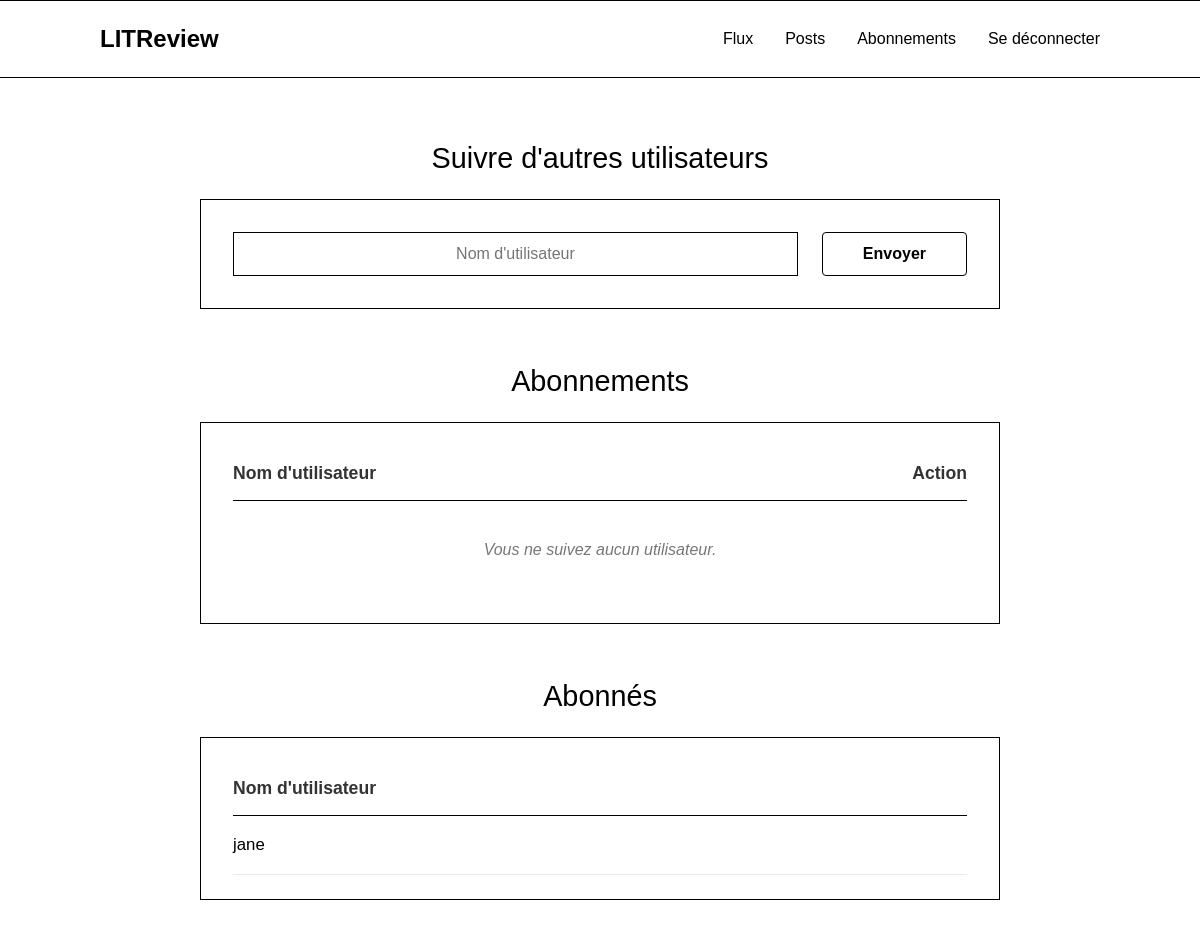
Before: /abonnements/ (signed in) with the older database file.
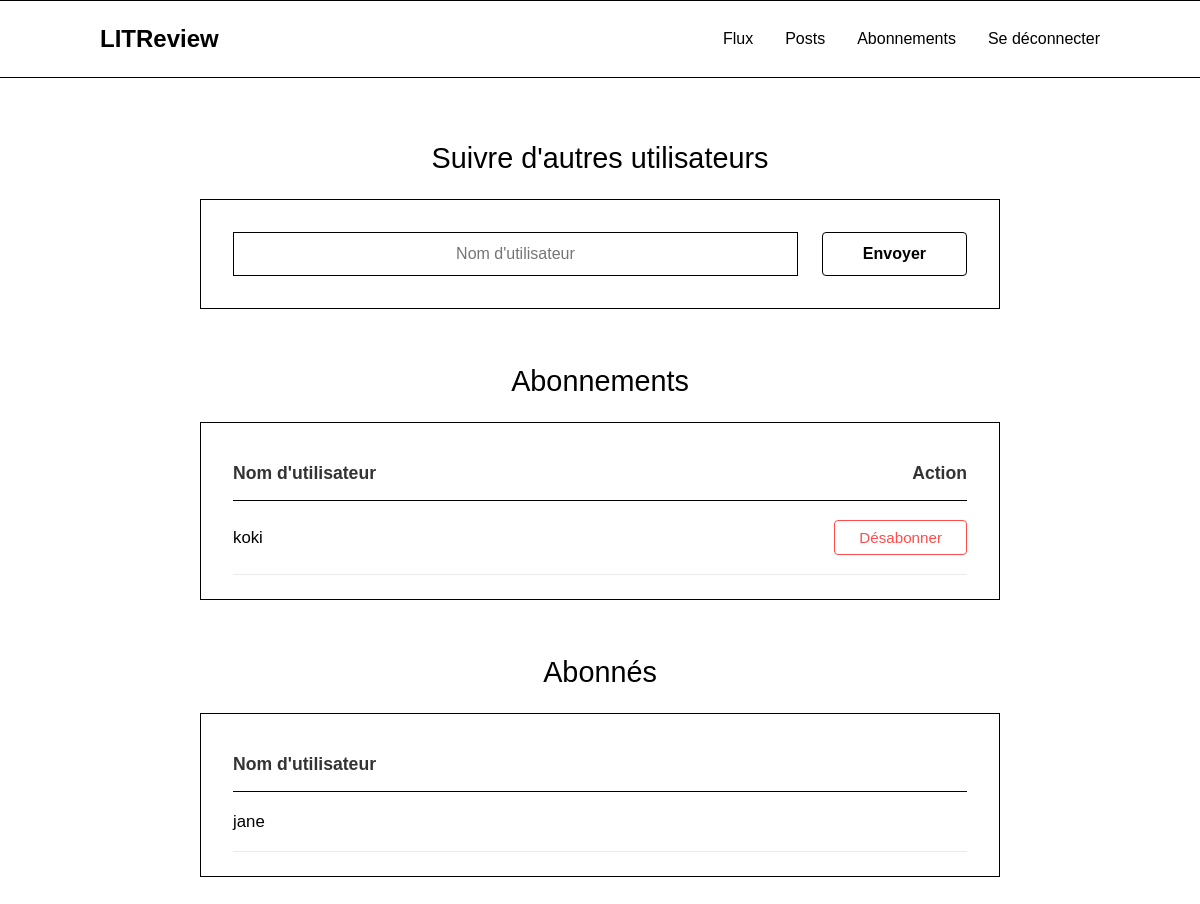
After: the same page with the newer database file.
### reviews/models.py (models this page shows, shortened)
class UserFollows(models.Model):
    user = models.ForeignKey(
        to=settings.AUTH_USER_MODEL, on_delete=models.CASCADE, related_name="following"
    )
    followed_user = models.ForeignKey(
        to=settings.AUTH_USER_MODEL,
        on_delete=models.CASCADE,
        related_name="followed_by",
    )
    class Meta:
        unique_together = (
            "user",
            "followed_user",
        )

### authentication/models.py (models this page shows)
class User(AbstractUser):
    pass

### reviews/views.py (the view)
# urls.py: path("abonnements/", views.abonnements, name="abonnements"),
@login_required
def abonnements(request):
    if request.method == "POST":
        form = FollowUserForm(request.POST)
        if form.is_valid():
            username_to_follow = form.cleaned_data["username"]
            try:
                user_to_follow = User.objects.get(username=username_to_follow)
                if user_to_follow == request.user:
                    messages.error(
                        request, "Vous ne pouvez pas vous abonner à vous-même."
                    )
                elif UserFollows.objects.filter(
                    user=request.user, followed_user=user_to_follow
                ).exists():
                    messages.error(request, f"Vous suivez déjà {username_to_follow}.")
                else:
                    UserFollows.objects.create(
                        user=request.user, followed_user=user_to_follow
                    )
                    messages.success(
                        request,
                        f"Vous êtes maintenant abonné à {username_to_follow}.",
                    )
                    return redirect("abonnements")
            except User.DoesNotExist:
                messages.error(request, "Cet utilisateur n'existe pas.")
    else:
        form = FollowUserForm()
    following = UserFollows.objects.filter(user=request.user)
    followers = UserFollows.objects.filter(followed_user=request.user)
    return render(
        request,
        "reviews/abonnements.html",
        {
            "form": form,
            "following": following,
            "followers": followers,
        },
    )

### reviews/forms.py
class FollowUserForm(forms.Form):
    username = forms.CharField(
        label="Nom d'utilisateur",
        max_length=150,
        widget=forms.TextInput(
            attrs={
                "class": "form-control",
                "placeholder": "Nom d'utilisateur",
                "id": "id_username",
            }
        ),
    )

### templates/reviews/abonnements.html (shortened to what this page needs)
{% extends 'base.html' %}
{% block content %}
<div class="form-container">
    <h2 class="form-title" style="margin-bottom: 1.5rem;">Suivre d'autres utilisateurs</h2>
    <div class="form-section-box" style="padding: 2rem;">
        <form method="post" style="display: flex; gap: 1.5rem; align-items: center; justify-content: center; flex-wrap: wrap;">
            <div style="flex: 1; min-width: 250px;">
                {{ form.username }}
            </div>
            <button type="submit" class="btn" style="padding: 0.75rem 2.5rem; font-size: 1rem; font-weight: bold;">Envoyer</button>
        </form>
    </div>
    <h2 class="form-title" style="margin-top: 3.5rem; margin-bottom: 1.5rem;">Abonnements</h2>
    <div class="form-section-box" style="padding: 1.5rem 2rem;">
        <table style="width: 100%; border-collapse: collapse; text-align: left;">
            <thead>
                <tr style="border-bottom: 1px solid var(--color-border);">
                    <th scope="col" style="padding: 1rem 0; font-weight: bold; font-size: 1.1rem; color: #333;">Nom d'utilisateur</th>
                    <th scope="col" style="padding: 1rem 0; text-align: right; font-weight: bold; font-size: 1.1rem; color: #333;">Action</th>
                </tr>
            </thead>
            <tbody>
                {% for follow in following %}
                    <tr style="border-bottom: 1px solid #eaeaea;">
                        <td style="padding: 1.2rem 0; font-size: 1.05rem; font-weight: 500;">{{ follow.followed_user.username }}</td>
                        <td style="padding: 1.2rem 0; text-align: right;">
                            <a href="{% url 'abonnement_delete' follow.id %}" class="btn btn-danger" style="padding: 0.5rem 1.5rem; font-size: 0.95rem;">Désabonner</a>
                        </td>
                    </tr>
                {% empty %}
                    <tr>
                        <td colspan="2" style="padding: 2.5rem 0; text-align: center; color: #777; font-style: italic; font-size: 1rem;">Vous ne suivez aucun utilisateur.</td>
                    </tr>
                {% endfor %}
            </tbody>
        </table>
    </div>
    <h2 class="form-title" style="margin-top: 3.5rem; margin-bottom: 1.5rem;">Abonnés</h2>
    <div class="form-section-box" style="padding: 1.5rem 2rem;">
        <table style="width: 100%; border-collapse: collapse; text-align: left;">
            <thead>
                <tr style="border-bottom: 1px solid var(--color-border);">
                    <th scope="col" style="padding: 1rem 0; font-weight: bold; font-size: 1.1rem; color: #333;">Nom d'utilisateur</th>
                </tr>
            </thead>
            <tbody>
                {% for follower in followers %}
                    <tr style="border-bottom: 1px solid #eaeaea;">
                        <td style="padding: 1.2rem 0; font-size: 1.05rem; font-weight: 500;">{{ follower.user.username }}</td>
                    </tr>
                {% empty %}
                    <tr>
                        <td style="padding: 2.5rem 0; text-align: center; color: #777; font-style: italic; font-size: 1rem;">Aucun utilisateur ne vous suit pour le moment.</td>
                    </tr>
                {% endfor %}
            </tbody>
        </table>
    </div>
</div>
{% endblock %}

### templates/base.html (shortened to what this page needs)
{% load static %}
<!DOCTYPE html>
<html lang="fr">
<head>
    <link rel="stylesheet" href="{% static 'css/style.css' %}">
</head>
<body>
    <header>
        <div class="header-container">
            <h1 class="brand">LITReview</h1>
            {% if user.is_authenticated %}
            <nav aria-label="Navigation principale" class="nav-menu">
                <a href="{% url 'home' %}">Flux</a>
                <a href="{% url 'posts_list' %}">Posts</a>
                <a href="{% url 'abonnements' %}">Abonnements</a>
                <form method="post" action="{% url 'logout' %}" style="display:inline;">
                    <button type="submit" class="logout-btn">Se déconnecter</button>
                </form>
            </nav>
            {% endif %}
        </div>
    </header>
    <main id="main-content">
        {% block content %}
        {% endblock %}
    </main>
</body>
</html>

### static/css/style.css (style rules this page uses)
:root { --color-background: #ffffff; --color-text: #000000; --color-border: #000000; --color-btn-hover: #f0f0f0; }
body { font-family: Arial, sans-serif; margin: 0; padding: 0; background-color: var(--color-background); color: var(--color-text); }
header { border-top: 1px solid var(--color-border); border-bottom: 1px solid var(--color-border); padding: 1.5rem 0; }
.header-container { display: flex; justify-content: space-between; align-items: center; max-width: 1000px; margin: 0 auto; padding: 0 2rem; }
.brand { font-size: 1.5rem; font-weight: bold; margin: 0; }
.nav-menu { display: flex; align-items: center; gap: 2rem; }
.nav-menu a { color: var(--color-text); text-decoration: none; font-size: 1rem; }
.logout-btn { border: none; background: none; color: var(--color-text); font-size: 1rem; cursor: pointer; padding: 0; font-family: inherit; }
main { max-width: 1000px; margin: 4rem auto; padding: 0 2rem; }
.form-control { width: 100%; padding: 0.75rem; border: 1px solid var(--color-border); box-sizing: border-box; font-size: 1rem; text-align: center; }
.btn { display: inline-block; padding: 0.5rem 1.5rem; background-color: #ffffff; border: 1px solid var(--color-border); color: var(--color-text); font-size: 1rem; cursor: pointer; text-decoration: none; border-radius: 4px; }
.form-container { max-width: 800px; margin: 2rem auto; }
.form-title { text-align: center; font-size: 1.8rem; font-weight: normal; margin-bottom: 2rem; }
.form-section-box { border: 1px solid var(--color-border); padding: 2rem; margin-bottom: 2rem; background-color: var(--color-background); }
.btn-danger { background-color: #ffffff; border: 1px solid #ff4d4d; color: #ff4d4d; }

Changed rows visible on the page:
added UserFollows: followed_user.username "koki", shown under "Abonnements"
Other visible differences:
text no longer shown: "Vous ne suivez aucun utilisateur."
